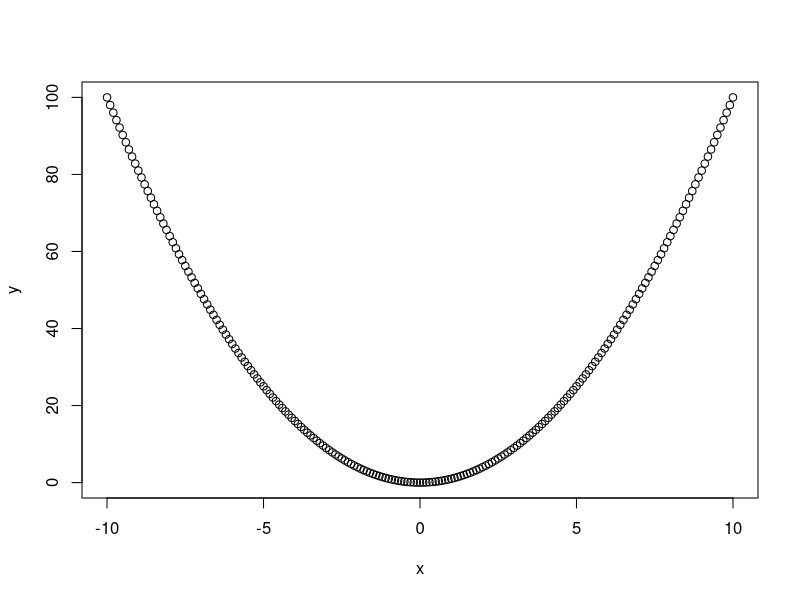
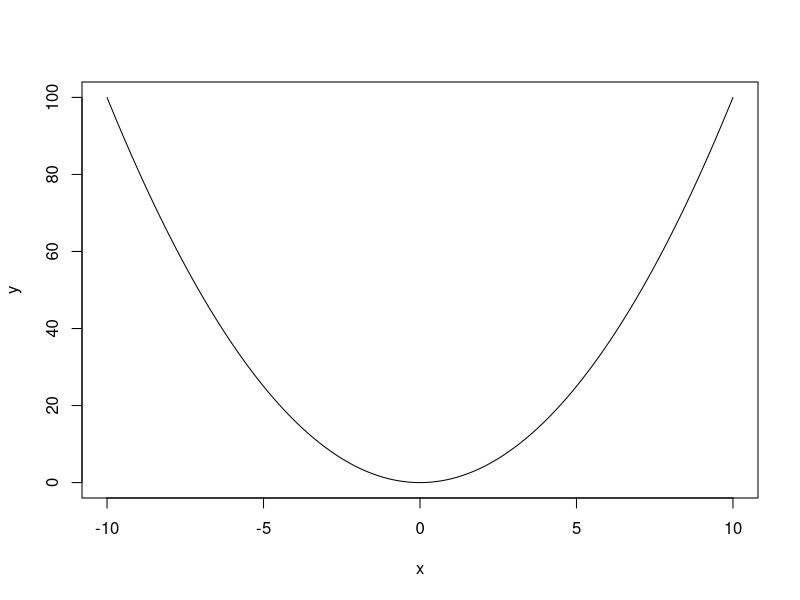
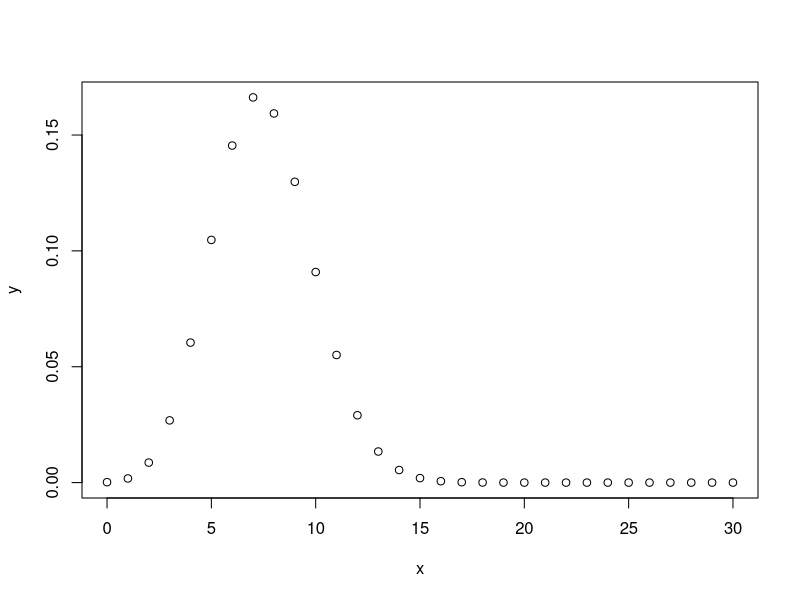
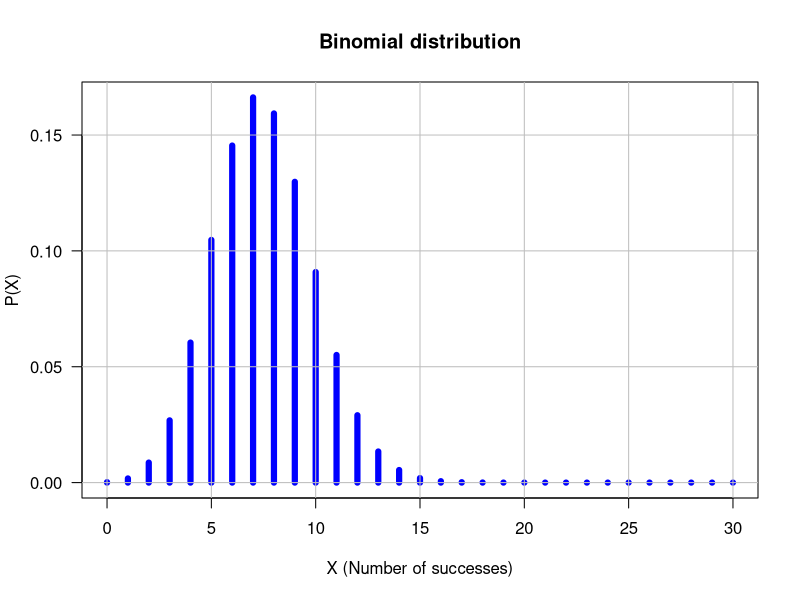
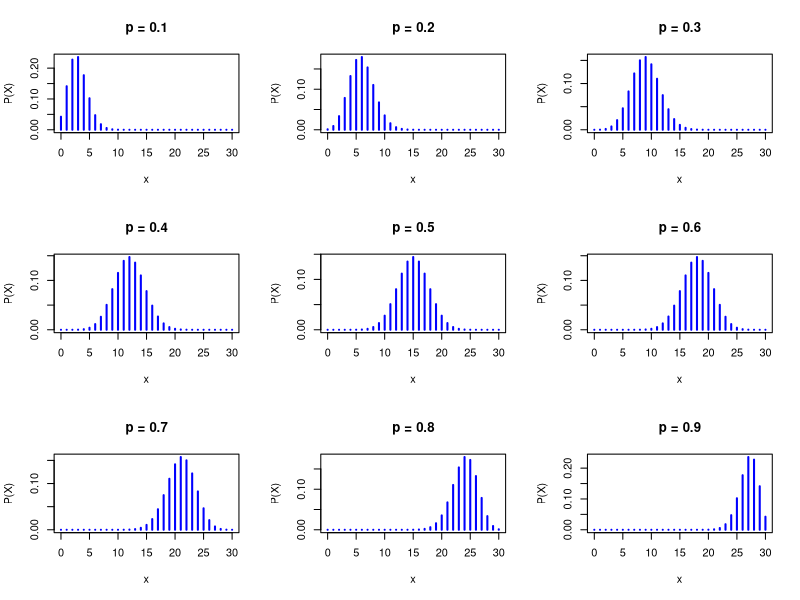
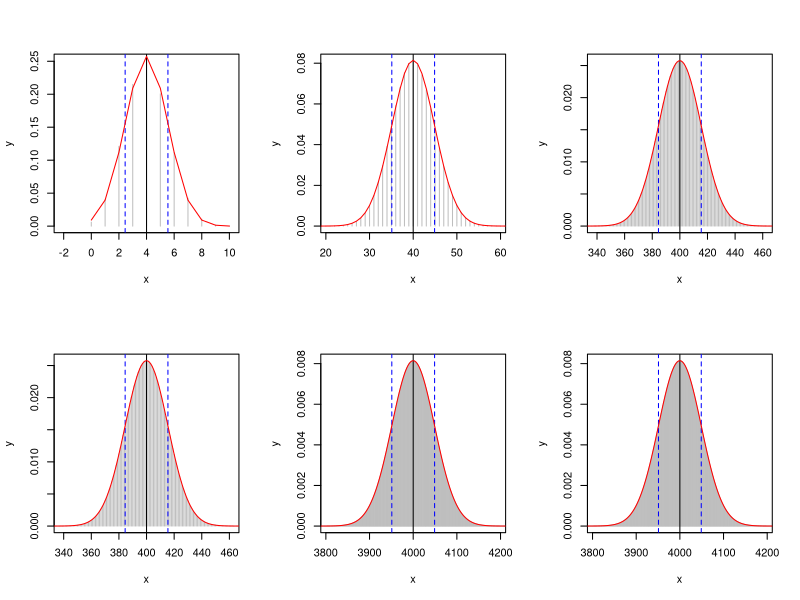

Recreate these plots in R, in order.
## ---- chunk 1
library(knitr)
## Default parameters for displaying the slides
knitr::opts_chunk$set(
  echo = TRUE, 
  eval=TRUE, 
  fig.width = 7, 
  fig.height = 5, 
  fig.align = "center", 
  fig.path = "figures/",
  size = "tiny", 
  warning = FALSE, 
  results = TRUE, 
  message = FALSE, 
  comment = "")

dir.main <- "~/stat1"
dir.current <- file.path(dir.main, "practicals", "01_intro_R")
setwd(dir.current)

## ---- chunk 2
2 + 5
## ---- chunk 3
a <- 2
## ---- chunk 4
print(a)
## ---- chunk 5
b <- 5
c <- a + b
print(a)
print(b)
print(c)
## ---- chunk 6
a <- 3 ## Change the value of a
print(a)
print(b)
print(c)

## Check whether c equals a + b
c == a + b
## ---- chunk 7
a <- 27 ## Change the value of a
c <- a + b
print(c) ## Print the value of c

## Check whether c  equals a + b
c == a + b
## ---- chunk 8
threeNumbers <- c(27,12,3000)
print(threeNumbers)
## ---- chunk 9
x <- 0:30
print(x)
## ---- chunk 10
print(58:157)
## ---- chunk 11
x <- 1:10 # Define a series from 1 to 10
print(x)
y <- x^2 # Compute the square of each number
print(y)
## ---- chunk 12
seq(from=-1, to=1, by=0.1)
## ---- chunk 13
# The # symbol allows to insert comments in R code

# Define  a vector named "whoami", and 
# containing two names
whoami <- c("Denis", "Siméon")
print(whoami) # Comment at the end of a line
## ---- chunk 14
# To concatenate the elements of a vector in a single chain, use "collapse"
firstName <- paste(collapse = " ", whoami)
print(firstName)

# TO concatenate two vectors, use "sep"
lastName <- "Poisson"
print(paste(sep = " ", firstName, lastName))

## Concatenate 2 vectors with 3 values each
firstNames <- c("George", "Alfred", "Frédéric")
lastNames <- c("Sand",  "Musset", "Chopin")
fullNames <- paste(sep = " ", firstNames, lastNames)
print(fullNames)

## ---- chunk 15
paste(fullNames, collapse = ", ")
## ---- chunk 16
x <- seq(from = -10, to = 10, by = 0.1)
y <- x^2
plot(x,y)
## ---- chunk 17
x <- seq(from = -10, to = 10, by = 0.1)
y <- x^2
plot(x,y, type="l")
## ---- chunk 18
help("Binomial")

## ---- chunk 19
## Define all possible values for X
n <- 30
x <- 0:n
p <- 0.25

## Compute the binomial PMF
pmf <- dbinom(x = x, size = n, prob = p)
## ---- chunk 20
pmf[1:5]
## ---- chunk 21
pmf[(n-3):n]
## ---- chunk 22
round(pmf, digit=3)
## ---- chunk 23
signif(pmf, digit=3)
## ---- chunk 24
n <- 30; x <- 0:n   # Define the X values from 0 to 14
y <- dbinom(x = x, size = n, prob = 0.25) # Poisson density
plot(x,y) # Check the result
## ---- chunk 25
n <- 30; x <- 0:n   # Define the X values from 0 to 14
y <- dbinom(x = x, size = n, prob = 0.25) # Poisson density
plot(x, y,
     main = "Binomial distribution",
     xlab = "X (Number of successes)",
     ylab = "P(X)",
     col = 'blue',
     lwd = 6,
     las = 1,
     type = "h")
grid(lty = "solid", col="gray")


## ---- chunk 26
par(mfrow = c(3,3))
n <- 30  # Number of trials
x <- 0:n # Number of successes
for (p in seq(from = 0.1, to = 0.9, by = 0.1)) {
  plot(x, dbinom(x, prob = p, size = n),
       main = paste("p =", p),
       ylab = "P(X)",
       type = "h", lwd = 2, col = "blue"
       )
}

par(mfrow = c(1,1))

## ---- chunk 27
n <- 10
p <- 0.4

#' @title PLot a binomial disrtribution
#' @param size number of trials
#' @param prob probability of success at each trial
BinomPlot <- function(size, prob, ...) {
  x <- 0:size
  
  mean  <- prob * size
  binomVar <- size * prob * (1 - prob)
  binomSD <- sqrt(binomVar)
  plotXLim <- c(mean - 4 * binomSD, 
            mean + 4 * binomSD)

  y <- dbinom(x = x, size = size, prob = prob)
  plot(x, y, type="h", col = "gray", xlim = plotXLim, ...)

  
  abline(v=mean)
  
  abline(v = mean - binomSD, lty = "dashed", col = "blue")
  abline(v = mean + binomSD, lty = "dashed", col = "blue")
  
}



par(mfrow=c(2,3))
for (n in c(10, 100, 1000, 1000, 10000, 10000)) {
  BinomPlot(prob = 0.4, size = n)
  x <- 0:n
  
  ## Draw a normal curve above the binomial
  lines(x, dnorm(x, mean = p * n, sd = sqrt(p * (1 - p ) * n)), type = "l", col = "red")
}
par(mfrow=c(1,1))

## ---- chunk 28
sessionInfo()
